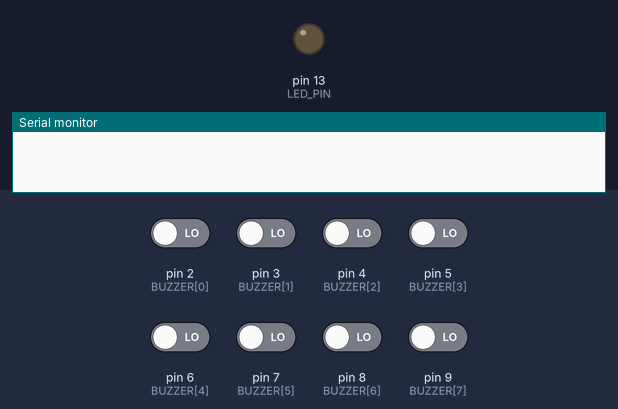
This sketch was run on a simulated Arduino Uno, built with avr-gcc and run on an emulated ATmega328P. Shown: output pins drawn as LEDs (lit = HIGH), the last lines printed to the serial monitor. Inputs (shaded band) come from the test bench; at power-on: pin 2 (BUZZER[0]), pin 3 (BUZZER[1]), pin 4 (BUZZER[2]), pin 5 (BUZZER[3]), pin 6 (BUZZER[4]), pin 7 (BUZZER[5]), pin 8 (BUZZER[6]), pin 9 (BUZZER[7]) LOW.

Above: at 1.2 s.
1.3 s: pin 2 (BUZZER[0]) driven HIGH
At 2.6 s:
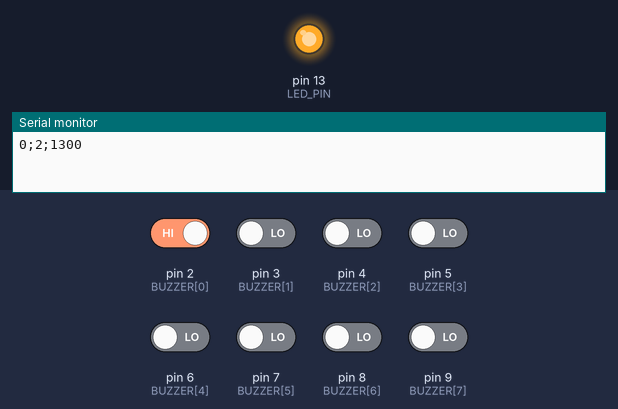
Timing chart, 0 to 4.3 s (numbered marks = the images above; inputs shaded):
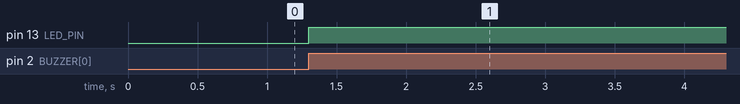

Measured:
- after the input at 1.3 s, pin 13 (LED_PIN): LOW → HIGH at once

The sketch:

buzzer.ino
```cpp
const int BUZZER[] = {
  2, 3, 4, 5, 6, 7, 8, 9
};
const int LED_PIN = 13;

int number_of_buzzer = 8;
bool buzzer_active[] = {
  true, true, true, true, true, true, true, true
};
bool locked = false;


void setup() {
  Serial.begin(9600);
  for (int i = 0; i < number_of_buzzer; i++) {
    pinMode(BUZZER[i], INPUT);
  }
  pinMode(LED_PIN, OUTPUT);
}


void loop() {
  // check if buzzer is pressed and print information to serial interface
  for (int i = 0; i < number_of_buzzer; i++) {
    if (digitalRead(BUZZER[i]) && buzzer_active[i]) {
      Serial.print(i);
      Serial.print(";");
      Serial.print(BUZZER[i]);
      Serial.print(";");
      Serial.println(millis());
      buzzer_active[i] = false;
      locked = true;
    }
  }

  // display on arduino that someone has already buzzered
  if (locked) {
    digitalWrite(LED_PIN, HIGH);
  } else {
    digitalWrite(LED_PIN, LOW);
  }

  if (Serial.available()) {
    String input_string = Serial.readString();
    if (input_string == "reset\n") {
      locked = false;
      for (int i = 0; i < number_of_buzzer; i++) {
        buzzer_active[i] = true;
      }
    }
  }

  delay(1);
}
```
